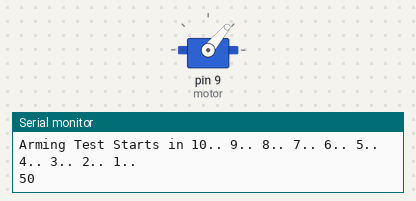
Simulated run of this sketch. Board: Arduino Uno, built with avr-gcc and run on an emulated ATmega328P. Shown: servo, the last lines printed to the serial monitor.

Above: at 0.1 s.
At 9.6 s:
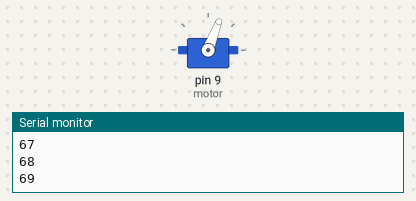
At 19.6 s:
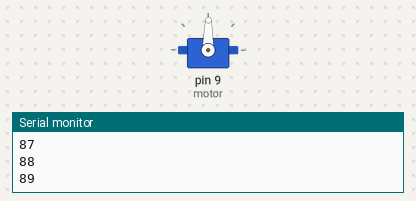
At 39.1 s:
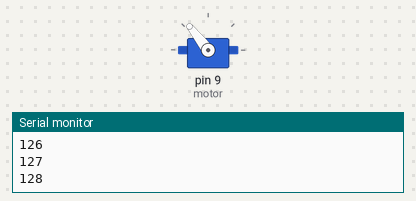
Timing chart, 0 to 40.0 s (numbered marks = the images above):
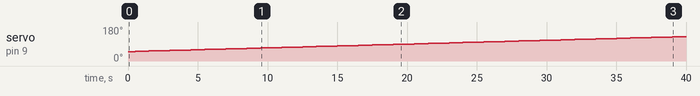

The sketch:

armingtest.ino
```cpp
#include <Servo.h>

Servo motor;

void setup ()
{
  motor.attach(9);
  Serial.begin(9600);
  int i = 0;

  //Give some time before you start anything like switching on your ESC / Motor

  Serial.print("Arming Test Starts in ");
  for(i =10; i > 0; i--)
  {
     Serial.print(i);
     Serial.print(".. ");
  }

  Serial.println();

// Watch for the tone when the ESC gets armed

  for(i = 50; i < 130; i++)
  {
     motor.write(i);
     Serial.println(i);
     delay(500);
  }
}

void loop()
{
}
```

Measured:
- by itself, servo on pin 9 (motor): moves from 50° to 129° over 39.0 s
